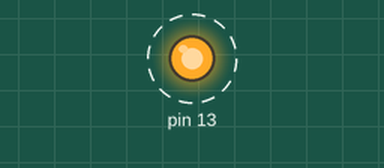
The sketch below on a simulated Arduino Uno, built with avr-gcc and run on an emulated ATmega328P. Shown: output pins drawn as LEDs (lit = HIGH). Dashed ring = blinking.

Above: at 0.5 s.
Timing chart, 0 to 4.6 s (numbered marks = the images above):
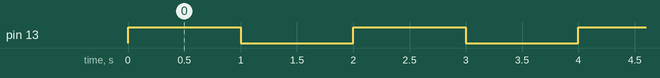

The sketch:

blink.ino
```cpp
void setup() {
}
void loop () {
analogWrite ( 13 , 255 );
delay (1000);
analogWrite ( 13 , 1 );
delay (1000);
}
```

Measured:
- by itself, pin 13: alternates HIGH for 1.0 s and LOW for 1.0 s
